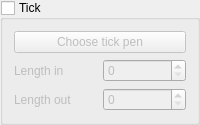
                                                            <widget class="QGroupBox" name="groupBox_yAxis2_setTicksVisible">
                                                                <property name="title">
                                                                    <string>Tick</string>
                                                                </property>
                                                                <property name="checkable">
                                                                    <bool>true</bool>
                                                                </property>
                                                                <property name="checked">
                                                                    <bool>false</bool>
                                                                </property>
                                                                <layout class="QGridLayout" name="gridLayout_41">
                                                                    <item row="2" column="0">
                                                                        <layout class="QHBoxLayout" name="horizontalLayout_27">
                                                                            <item>
                                                                                <widget class="QLabel" name="label_32">
                                                                                    <property name="text">
                                                                                        <string>Length in</string>
                                                                                    </property>
                                                                                </widget>
                                                                            </item>
                                                                            <item>
                                                                                <widget class="QSpinBox" name="spinBox_yAxis2_setTickLengthIn"/>
                                                                            </item>
                                                                        </layout>
                                                                    </item>
                                                                    <item row="0" column="0">
                                                                        <widget class="QPushButton" name="pushButton_yAxis2_setTickPen">
                                                                            <property name="text">
                                                                                <string>Choose tick pen</string>
                                                                            </property>
                                                                        </widget>
                                                                    </item>
                                                                    <item row="4" column="0">
                                                                        <layout class="QHBoxLayout" name="horizontalLayout_28">
                                                                            <item>
                                                                                <widget class="QLabel" name="label_31">
                                                                                    <property name="text">
                                                                                        <string>Length out</string>
                                                                                    </property>
                                                                                </widget>
                                                                            </item>
                                                                            <item>
                                                                                <widget class="QSpinBox" name="spinBox_yAxis2_setTickLengthOut"/>
                                                                            </item>
                                                                        </layout>
                                                                    </item>
                                                                </layout>
                                                            </widget>
